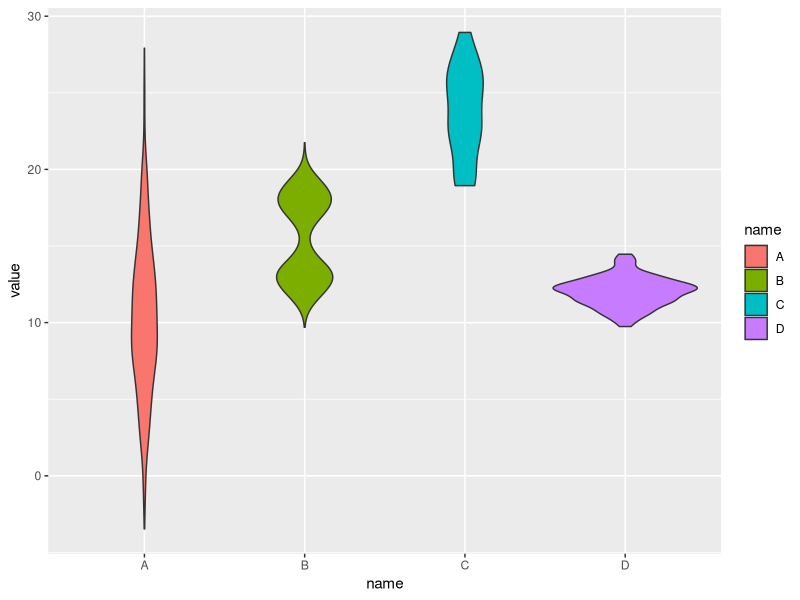

This figure's R source:
## ---- chunk 1
knitr::opts_chunk$set(cache=TRUE, autodep=TRUE, cache.comments=TRUE)
## ---- chunk 2
# Library
library(ggplot2)

# create a dataset
data <- data.frame(
  name=c( rep("A",500), rep("B",500), rep("B",500), rep("C",20), rep('D', 100)  ),
  value=c( rnorm(500, 10, 5), rnorm(500, 13, 1), rnorm(500, 18, 1), rnorm(20, 25, 4), rnorm(100, 12, 1) )
)
head(data)
# Most basic violin chart
p <- ggplot(data, aes(x=name, y=value, fill=name)) + # fill=name allow to automatically dedicate a color for each group
  geom_violin()

p
